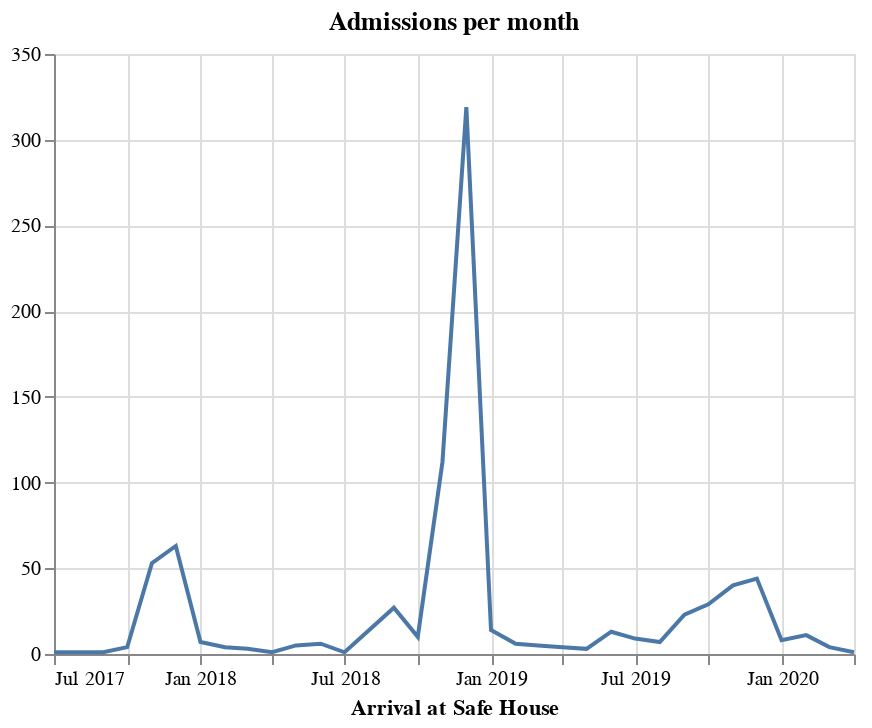

The notebook cell this image was saved under:
### Code cell
Children_per_day = alt.Chart(df_tidy).mark_line().encode(
    x=alt.X("yearmonth(Date_arrival):T", title="Arrival at Safe House"),
    y=alt.Y("count()", title="")
).properties(
    title="Admissions per month"
)

Children_per_day

### Figure 1 — Vega-Lite specification as saved in the notebook (floating-point values rounded to 4 significant figures; data arrays with more than 128 entries replaced by an {"elided": "..."} marker saying what was removed)
{"config": {"view": {"continuousWidth": 400, "continuousHeight": 300}}, "data": {"name": "data-1793f2e77cb1ec8e01bc92f84735d0a4"}, "mark": "line", "encoding": {"x": {"type": "temporal", "field": "Date_arrival", "timeUnit": "yearmonth", "title": "Arrival at Safe House"}, "y": {"type": "quantitative", "aggregate": "count", "title": ""}}, "title": "Admissions per month", "$schema": "https://vega.github.io/schema/vega-lite/v4.8.1.json", "datasets": {"data-1793f2e77cb1ec8e01bc92f84735d0a4": {"elided": "851 records"}}}
